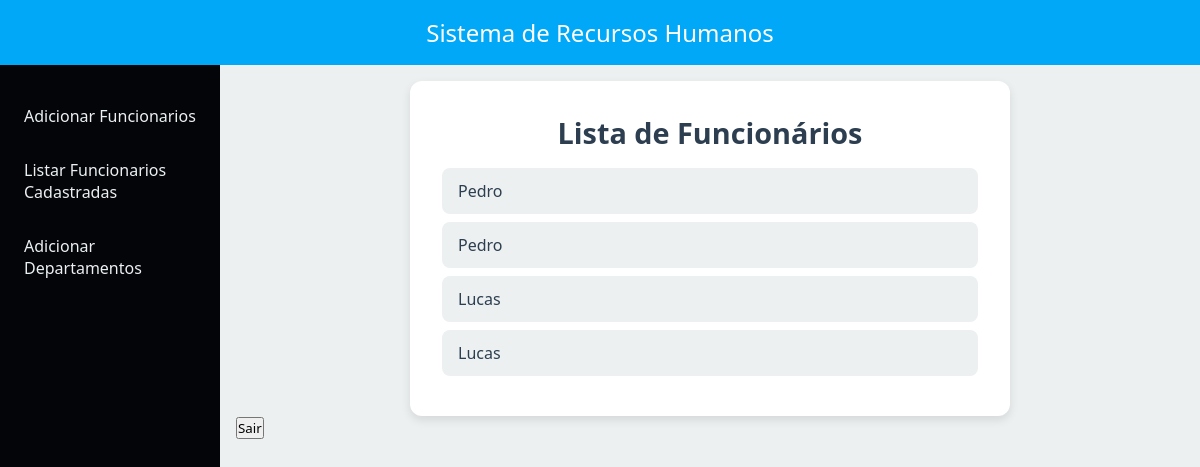
The page /pessoas/ (signed in) on the database as committed earlier.
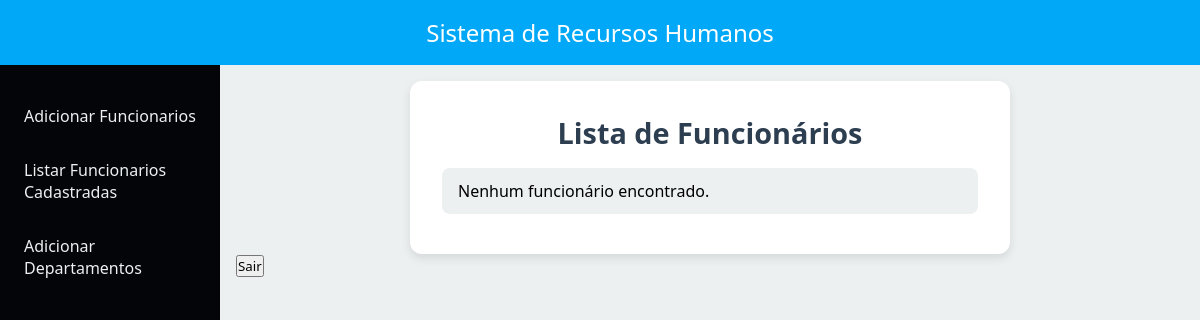
The same page on the database as committed later.
### pessoas/models.py (models this page shows, shortened)
class Pessoa(models.Model):
    nome = models.CharField(max_length=100)
    cargo = models.ForeignKey(Cargo, on_delete=models.CASCADE)
    departamento = models.ForeignKey(Departamento, on_delete=models.CASCADE)
    salario = models.ManyToManyField(Salario, through='PessoaSalario')
    data_contratacao = models.DateField()

### pessoas/views.py (the view)
# urls.py: path('', views.pessoa_list, name='pessoa_list'),
@login_required
def pessoa_list(request):
    pessoas = Pessoa.objects.all()
    return render(request, 'pessoas/pessoa_list.html', {'pessoas': pessoas})

### templates/pessoas/pessoa_list.html (shortened to what this page needs)
{% extends '_base.html' %}
{% block content %}
  <div class="lista-funcionarios">
    <h1>Lista de Funcionários</h1>
    <ul>
    {% for pessoa in pessoas %}
        <li><a href="{% url 'pessoa_detail' pessoa.pk %}">{{ pessoa.nome }}</a></li>
    {% empty %}
        <li>Nenhum funcionário encontrado.</li>
    {% endfor %}
    </ul>
  </div>
  <form method="post" action="{% url 'logout' %}">
    <button type="submit">Sair</button>
</form>
{% endblock %}

### templates/_base.html (shortened to what this page needs)
<!DOCTYPE html>
<html lang="pt-br">
<head>
</head>
<body>
  <header>
    Sistema de Recursos Humanos
  </header>
  <div class="container">
    {% include '__navbar.html' %}
    <main>
      {% block content %}
      {% endblock %}
    </main>
  </div>
</body>
</html>

### templates/__navbar.html
<nav>
    <ul>
      <li><a href="{% url 'form' %}">Adicionar Funcionarios</a></li>
      <li><a href="{% url 'pessoa_list' %}">Listar Funcionarios Cadastradas</a></li>
      <li><a href="{% url 'formulario' %}">Adicionar Departamentos</a></li>
    </ul>
  </nav>

### templates/_base.html (style rules this page uses)
* { margin: 0; padding: 0; box-sizing: border-box; font-family: 'Segoe UI', sans-serif; }
.lista-funcionarios { background-color: #fff; padding: 2rem; border-radius: 12px; box-shadow: 0 4px 10px rgba(0, 0, 0, 0.1); max-width: 600px; margin: 0 auto; }
.lista-funcionarios h1 { font-size: 1.8rem; margin-bottom: 1rem; color: #2c3e50; text-align: center; }
.lista-funcionarios ul { list-style: none; padding: 0; }
.lista-funcionarios li { background-color: #ecf0f1; margin: 0.5rem 0; padding: 0.75rem 1rem; border-radius: 8px; transition: background-color 0.2s ease; }
body { display: flex; flex-direction: column; height: 100vh; }
header { background-color: #00a8f7; color: #fff; padding: 1rem; text-align: center; font-size: 1.5rem; }
.container { display: flex; flex: 1; overflow: hidden; }
nav { background-color: #030508; color: #fff; width: 220px; padding: 1rem; transition: width 0.3s ease; }
nav ul { list-style: none; }
nav ul li { margin: 1rem 0; }
nav ul li a { color: #ecf0f1; text-decoration: none; display: block; padding: 0.5rem; border-radius: 5px; }
main { flex: 1; padding: 1rem; overflow-y: auto; background-color: #ecf0f1; }

Rows that differ between the two databases and show on the page:
removed Pessoa: nome "Pedro"
removed Pessoa: nome "Pedro"
removed Pessoa: nome "Lucas"
removed Pessoa: nome "Lucas"
Other text that changed with them:
text now shown: "Nenhum funcionário encontrado."
